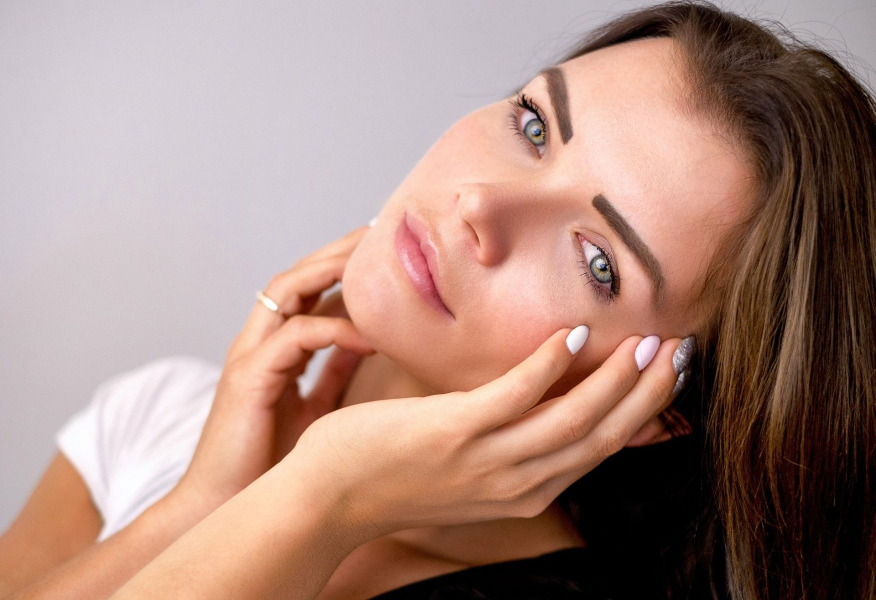
#> input picture archief/afbeeldingen/skincare-special.jpg, 1751 x 1200 px (shown at 1/2 size)
$ python build.py
#> lines starting #> are read from the running program, lines starting #| are printed output that depends on the picture
#!/usr/bin/env python3
"""Bouwt de statische website van Wendy's Schoonheidssalon naar ./public.

Gebruik:  python3 build.py
Alle teksten en prijzen staan hieronder in dit bestand; pas ze hier aan en
draai het script opnieuw. Er zijn geen externe pakketten nodig.
"""
from __future__ import annotations

import datetime
import html
import json
import re
import shutil
from pathlib import Path

from PIL import Image  # pip install pillow

ROOT = Path(__file__).parent
OUT = ROOT / "public"
ARCHIEF = ROOT / "archief" / "afbeeldingen"
VANDAAG = datetime.date.today().isoformat()
SITE = "https://www.salonwendy.nl"

# ---------------------------------------------------------------- gegevens
SALON = {
    "naam": "Wendy's Schoonheidssalon",
    "straat": "Uiverstraat 39",
    "postcode": "7574 BA",
    "plaats": "Oldenzaal",
    "tel": "0541 538 153",
    "tel_link": "+31541538153",
    "mail": "info@salonwendy.nl",
    "maps": "https://www.google.com/maps/search/?api=1&query=Uiverstraat+39+7574+BA+Oldenzaal",
}
HENNA_PRIJS = "€ 24,00"
GA4_ID = "G-06DQ66QK3J"  # Google Analytics 4 metings-ID

GROEPEN = [
    {
        "slug": "korte-behandelingen",
        "header": "header-kort.jpg",
        "titel": "Korte behandelingen",
        "kort": "Korte behandeling",
        "hero": "Je huid ziet er na de behandeling <em>stralend</em> uit",
        "intro": "Weinig tijd, wel toe aan een frisse huid? Kies een korte gezichtsbehandeling van 30 of 40 minuten.",
        "kaart": "Een frisse, zuivere huid in 30 of 40 minuten.",
        "vanaf": "€ 32,00",
        "duur": "30 – 40 min",
        "icon": "drop",
        "foto": "card-kort.jpg",
        "items": [
            ("Cucumber treatment", "Mooi, voor de jonge huid", "€ 32,00", "30 minuten", [
                "In deze korte behandeling wordt je huid goed gereinigd. Je wenkbrauwen worden geëpileerd en onzuiverheden en gerstekorrels worden verwijderd.",
                "Tot slot wordt een beschermende en verfrissende 24-uurs crème met komkommerextract aangebracht.",
            ]),
            ("Purifying treatment", "Zuiver, voor de onzuivere / acne huid", "€ 35,50", "40 minuten", [
                "In deze behandeling wordt gewerkt met tea tree producten en er wordt een intensieve peeling gedaan. Wenkbrauwen worden geëpileerd en onzuiverheden worden verwijderd.",
                "Een reinigend en herstellend kleimasker zorgt ervoor dat de huid er weer rustiger uitziet.",
            ]),
        ],
    },
    {
        "slug": "huidverzorgende-behandelingen",
        "header": "header-huidverzorging.jpg",
        "titel": "Huidverzorgende behandelingen",
        "kort": "Huidverzorgend",
        "hero": "Na een huidverzorgende behandeling zie je er weer <em>stralend</em> uit",
        "intro": "Kies uit drie heerlijke huidverzorgende behandelingen van 60 minuten, elk met een ontspannende massage en een masker.",
        "kaart": "Drie verzorgende behandelingen met massage en masker.",
        "vanaf": "€ 51,50",
        "duur": "60 min",
        "icon": "leaf",
        "foto": "card-huidverzorging.jpg",
        "items": [
            ("Aloë Vera treatment", "Hydraterend en herstellend", "€ 51,50", "60 minuten", [
                "Tijdens deze behandeling geniet je van een heerlijke reiniging en een fijne scrub. Je wenkbrauwen worden geëpileerd en onzuiverheden worden verwijderd.",
                "Er wordt gewerkt met producten die een hoge concentratie aloë vera bevatten. Aloë vera werkt sterk hydraterend en herstellend. Na een heerlijke ontspannende massage en een masker ziet je huid er weer stralend uit.",
            ]),
            ("Sensitive & Calming treatment", "Verzachtend en verzorgend", "€ 51,50", "60 minuten", [
                "Deze behandeling begint met een zachte oppervlakte- en dieptereiniging. Wenkbrauwen worden geëpileerd en onzuiverheden worden verwijderd.",
                "Er wordt gewerkt met producten die azuleen bevatten, de actieve werkstof uit kamilleolie. Die werkt verzachtend en ontstekingsremmend en maakt deze behandeling geschikt voor de gevoelige, zeer gevoelige en onzuivere huid. Het masker wordt afgestemd op de huidconditie en natuurlijk krijg je ook een heerlijke ontspannende massage.",
            ]),
            ("Royal Jelly treatment", "Activerend, verbetert de algehele conditie van de huid", "€ 51,50", "60 minuten", [
                "Er wordt gestart met een zachte reiniging gevolgd door een fijne scrub. Vervolgens worden wenkbrauwen geëpileerd en onzuiverheden verwijderd.",
                "De Royal Jelly serie is gebaseerd op natuurlijke gelei royale: de koninginnegelei die de bijenkoningin tot voedsel dient. Dit rijke werkstofcomplex zorgt voor een betere doorbloeding, verbeterde elasticiteit en een gladdere, strakkere huid. Na een ontspannende massage en een masker ziet de huid er gezond en fris uit.",
            ]),
        ],
    },
    {
        "slug": "huidverbeterende-en-ontspannende-behandelingen",
        "header": "header-huidverbetering.jpg",
        "titel": "Huidverbeterende & ontspannende behandelingen",
        "kort": "Huidverbeterend",
        "hero": "Geniet en ontspan van deze <em>heerlijke</em> behandelingen",
        "intro": "Twee uitgebreide behandelingen van 80 minuten die je huid zichtbaar verbeteren én je helemaal tot rust laten komen.",
        "kaart": "Uitgebreid verwennen én zichtbaar resultaat.",
        "vanaf": "€ 61,50",
        "duur": "80 min",
        "icon": "sparkle",
        "foto": "card-huidverbetering.jpg",
        "items": [
            ("Myoxinol anti-wrinkle treatment", "Vermindert rimpels & revitaliseert", "€ 61,50", "80 minuten", [
                "Je geniet van een goede reiniging en een fijne scrub. Nadat je wenkbrauwen zijn geëpileerd en onzuiverheden zijn verwijderd, volgt een heerlijke, ontspannende lomi lomi massage van gelaat, nek, schouders en armen. Een voedend masker wordt aangepast aan je huidtype.",
                "De belangrijkste werkstoffen zijn Myoxinol, hibiscus en verschillende vitaminen. Myoxinol bestrijdt rimpels op een vergelijkbare manier als botox, maar is plantaardig en onschadelijk. De huid wordt gladder en krijgt een jonge, frisse uitstraling.",
            ]),
            ("Caviar Gold treatment", "Hydraterend & herstructurerend", "€ 61,50", "80 minuten", [
                "Deze behandeling begint met een warm voetenbad en een nek- en schoudermassage, eventueel ook van de hoofdhuid. Daarna volgt de gezichtsbehandeling: een zachte reiniging, een heerlijke scrub, epileren van de wenkbrauwen en het verwijderen van onzuiverheden.",
                "Vervolgens geniet je van een ontspannende gelaatsmassage met de ‘precious gold honey’ massagecrème, gevolgd door een voedend masker. Als afsluiting wordt de caviar age defense cream aangebracht. Kaviaarextract, hyaluronzuur en plantaardige extracten activeren de vernieuwing van de huid; hyaluronzuur werkt bovendien sterk hydraterend.",
            ]),
        ],
    },
    {
        "slug": "aromatherapie",
        "header": "header-aroma.jpg",
        "titel": "Aromatherapie",
        "kort": "Aromatherapie",
        "hero": "Geniet van een <em>unieke</em> geurbeleving",
        "intro": "Twee aromatherapiebehandelingen voor het gezicht met de 100% natuurlijke producten van Chi. Geur, warmte en aanraking brengen lichaam en geest in balans.",
        "kaart": "Een bijzondere geurbeleving met warme stenen en Chi-oliën.",
        "vanaf": "€ 51,50",
        "duur": "60 / 85 min",
        "icon": "flower",
        "foto": "card-aroma.jpg",
        "items": [
            ("A touch of Roses, Lavender of Happiness", "Heerlijke geurbeleving en ontspanning", "€ 51,50", "60 minuten", [
                "In deze behandeling staan geurbeleving en ontspanning voorop. Er wordt gereinigd met een zachte olie, gevolgd door een dieptereiniging met honing. Een lange massage met onder andere zachte penselen en warme stenen zorgt voor ultieme ontspanning. Je sluit af met een verzorgend masker.",
                "Je kiest zelf je geur: rozen, lavendel of sinaasappel met mandarijn en vanille.",
            ]),
            ("Special Wellness", "Ontspanning van lichaam en geest, aangepast aan het seizoen", "€ 62,00", "85 minuten", [
                "Een cadeautje voor jezelf! Puur genieten en ontspannen, dat is wat deze behandeling je geeft. Elke twee tot drie maanden wordt de samenstelling aangepast met geuren die bij het seizoen passen.",
                "Er worden verschillende massages gegeven, bijvoorbeeld van rug, hoofdhuid of armen; de gezichtsmassage hoort er altijd bij. Soms is er een heerlijk voetenbad of wordt de rug gescrubd. Alle producten zijn van Chi en worden door Wendy zelf bereid: een basisolie gemengd met etherische oliën die elk een eigen positief effect hebben op lichaam en geest.",
            ]),
        ],
    },
]

GEUREN = [
    ("scent-rose", "rose", "A touch of Roses", "Rozenkwarts",
     "Liefde, zachtheid en een gevoel van harmonie en warmte. Kalmerend en regenererend, ook voor de zeer gevoelige huid. Laat je zorgen los."),
    ("scent-lavender", "lavender", "A touch of Lavender", "Amethist",
     "Zeer rustgevend: lichaam en geest komen in balans. Verzorgend en verzachtend, geschikt voor veel huidtypen, ook de vette huid. Heerlijk bij stress."),
    ("scent-happy", "citrus", "A touch of Happiness", "Oranje calciet",
     "Sinaasappel, mandarijn en vanille laten je de zonnige kant van het leven zien. Stimulerend, verwarmend en ontspannend. Geniet van het leven!"),
]

LOSSE_ONDERDELEN = ["Epileren / harsen wenkbrauwen", "Harsen bovenlip", "Harsen kin / kaakgebied", "Verven wimpers", "Verven wenkbrauwen"]
PRIJS_ONDERDELEN = [("Eén onderdeel", "€ 14,00"), ("Twee onderdelen", "€ 18,00"), ("Drie onderdelen", "€ 21,00"),
                    ("Vier onderdelen", "€ 26,00"), ("Vijf onderdelen", "€ 31,50")]
COMBI = [("Eerste onderdeel", "+ € 5,50"), ("Elk volgend onderdeel", "+ € 1,50")]
HARSEN = [("Onderbenen", "€ 29,50"), ("Hele benen (incl. liezen)", "€ 39,50"), ("Armen", "€ 21,50"),
          ("Oksels", "€ 19,50"), ("Armen en oksels", "€ 35,50")]
NAGELS = [("Gellak", "€ 26,50"), ("Verwijderen gellak", "€ 13,50")]

NAV = [
    ("/gezichtsbehandelingen/", "Gezicht"),
    ("/overige_behandelingen/", "Harsen & verven"),
    ("/henna-wenkbrauwen/", "Henna"),
    ("/nagels/", "Nagels"),
    ("/prijzen/", "Prijzen"),
    ("/kadobon/", "Kadobon"),
    ("/contact/", "Contact"),
]
# uitklapmenu onder "Gezicht" (wordt na GROEPEN gevuld)
NAV_SUB = {}

# ---------------------------------------------------------------- iconen
def svg(body: str, vb: str = "0 0 24 24", extra: str = "") -> str:
    return (f'<svg viewBox="{vb}" fill="none" stroke="currentColor" stroke-width="1.4" '
            f'stroke-linecap="round" stroke-linejoin="round" aria-hidden="true"{extra}>{body}</svg>')

ICONS = {
    "phone": svg('<path d="M5 3.5h3.2l1.6 4.2-2 1.4a11 11 0 0 0 7.1 7.1l1.4-2 4.2 1.6V19a1.6 1.6 0 0 1-1.7 1.6A16.6 16.6 0 0 1 3.4 5.2 1.6 1.6 0 0 1 5 3.5Z"/>'),
    "mail": svg('<rect x="3" y="5.5" width="18" height="13" rx="2"/><path d="m3.5 7 8.5 6.2L20.5 7"/>'),
    "pin": svg('<path d="M12 21s-6.5-5.6-6.5-11a6.5 6.5 0 0 1 13 0c0 5.4-6.5 11-6.5 11Z"/><circle cx="12" cy="10" r="2.4"/>'),
    "clock": svg('<circle cx="12" cy="12" r="8.5"/><path d="M12 7.5V12l3 2"/>'),
    "check": svg('<circle cx="12" cy="12" r="9"/><path d="m8 12.3 2.7 2.7L16 9.6"/>'),
    "heart": svg('<path d="M12 20s-7.5-4.6-7.5-10.2A4.3 4.3 0 0 1 12 7.3a4.3 4.3 0 0 1 7.5 2.5C19.5 15.4 12 20 12 20Z"/>'),
    "info": svg('<circle cx="12" cy="12" r="9"/><path d="M12 11v5.5M12 7.8v.2"/>'),
    "arrow": svg('<path d="M5 12h14M13 6l6 6-6 6"/>'),
    "drop": svg('<path d="M12 3.2s6 6.6 6 11a6 6 0 0 1-12 0c0-4.4 6-11 6-11Z"/><path d="M9.2 14.6a2.9 2.9 0 0 0 2.6 2.6"/>'),
    "leaf": svg('<path d="M5 19c0-8 5-13.5 14-14 .4 9-5 14.4-13 14"/><path d="M5 19c3-4 6-6.5 9.5-8.5"/>'),
    "sparkle": svg('<path d="M12 3.5c.6 4.2 2.3 5.9 6.5 6.5-4.2.6-5.9 2.3-6.5 6.5-.6-4.2-2.3-5.9-6.5-6.5 4.2-.6 5.9-2.3 6.5-6.5Z"/><path d="M18.5 15.5c.3 1.7 1 2.4 2.5 2.7-1.6.3-2.3 1-2.5 2.6-.3-1.6-1-2.3-2.6-2.6 1.6-.3 2.3-1 2.6-2.7Z"/>'),
    "flower": svg('<circle cx="12" cy="10" r="2"/><path d="M12 8c-1.5-3 0-5 0-5s1.5 2 0 5ZM14 10c3-1.5 5 0 5 0s-2 1.5-5 0ZM10 10c-3-1.5-5 0-5 0s2 1.5 5 0ZM12 12c1.6 2.7.6 4.6.6 4.6M12 12c-1.6 2.7-.6 4.6-.6 4.6"/><path d="M12 16.6V21M12 19c1.8-1.7 3.6-1.8 3.6-1.8M12 19.6c-1.8-1.7-3.6-1.8-3.6-1.8"/>'),
    "wax": svg('<path d="M7 20c-1.5-6 0-11 5-16 5 5 6.5 10 5 16Z"/><path d="M9.5 16.5c.2-2.6 1-4.6 2.5-6.5"/>'),
    "brow": svg('<path d="M3 13c3.5-4.5 10-6 18-3"/><path d="M3 13c4-2.6 10-3.4 18-3"/><path d="M7 17.5c1.6 1.2 3.4 1.8 5 1.8s3.4-.6 5-1.8"/><circle cx="12" cy="17" r="1.3"/>'),
    "nail": svg('<path d="M8 21v-9a4 4 0 0 1 8 0v9"/><path d="M9.5 12a2.5 2.5 0 0 1 5 0v3.5h-5Z"/><path d="M6 21h12"/>'),
    "gift": svg('<rect x="3.5" y="9" width="17" height="11.5" rx="1.5"/><path d="M3 9h18v-3H3ZM12 6v14.5M12 6S10.5 2.5 8 3.2C6 3.8 7 6 12 6ZM12 6s1.5-3.5 4-2.8C18 3.8 17 6 12 6Z"/>'),
    "back": svg('<path d="M5 20c1-6 3.5-9 7-9s6 3 7 9"/><path d="M12 11c-2.4 0-4-2-4-4.2a4 4 0 0 1 8 0C16 9 14.4 11 12 11Z"/><path d="M12 13.5V20"/>'),
    "rose": svg('<path d="M12 13c-3.3 0-5-2.2-5-5 2 .8 3.4.5 5-1.5 1.6 2 3 2.3 5 1.5 0 2.8-1.7 5-5 5Z"/><path d="M12 6.5c-.8-1.2-.6-2.6.3-3.5M9.5 9.2c1 .8 3.6.9 5-.4"/><path d="M12 13v8M12 17c-2-.3-3.6-1.5-4.2-3.2M12 18.5c1.8-.4 3.2-1.6 3.8-3"/>'),
    "lavender": svg('<path d="M12 21V8"/><path d="M12 9c-1.2-.4-1.6-1.6-1-2.6M12 9c1.2-.4 1.6-1.6 1-2.6M12 6.2c-1-.5-1.2-1.6-.5-2.4M12 6.2c1-.5 1.2-1.6.5-2.4M12 3.4V2.6M12 12c-1.3-.3-1.9-1.5-1.3-2.6M12 12c1.3-.3 1.9-1.5 1.3-2.6"/><path d="M12 17c-2.2-.5-3.8-2.2-4-4.5M12 18c2-.6 3.4-2 3.8-4"/>'),
    "citrus": svg('<circle cx="12" cy="13" r="7.5"/><circle cx="12" cy="13" r="5"/><path d="M12 8v10M7 13h10M8.5 9.5l7 7M15.5 9.5l-7 7"/><path d="M12 5.5c.5-2 2-3 4-3"/>'),
    "stone": svg('<path d="M4 15c0-4 3.5-8 8-8s8 3 8 7-3.5 5.5-8 5.5S4 18.5 4 15Z"/><path d="M8 12c1.2-1.6 3-2.3 5-2"/>'),
    "calendar": svg('<rect x="3.5" y="5" width="17" height="15.5" rx="2"/><path d="M3.5 10h17M8 3v4M16 3v4"/>'),
}

LOGO = svg(
    '<circle cx="24" cy="24" r="22.5" stroke-width="1"/>'
    '<path d="M24 37V20" stroke-width="1.2"/>'
    '<path d="M24 22c-2.6-4.8-1.8-9.2 0-12.4 1.8 3.2 2.6 7.6 0 12.4Z"/>'
    '<path d="M24 26c-4.6-.4-8.2-3.4-9.4-7.6 4.4-.6 8 1.6 9.4 7.6ZM24 26c4.6-.4 8.2-3.4 9.4-7.6-4.4-.6-8 1.6-9.4 7.6Z"/>'
    '<path d="M24 31.5c-3.8.6-7.2-1.2-8.8-4.4 3.6-1.2 7 .2 8.8 4.4ZM24 31.5c3.8.6 7.2-1.2 8.8-4.4-3.6-1.2-7 .2-8.8 4.4Z"/>',
    vb="0 0 48 48", extra=' class="logo-mark"')

BOTANICAL = (
    '<svg class="botanical" viewBox="0 0 400 500" fill="none" stroke="currentColor" stroke-width="1.2" '
    'stroke-linecap="round" aria-hidden="true" preserveAspectRatio="xMidYMax meet">'
    '<path d="M200 500C200 380 196 300 210 180"/>'
    '<path d="M200 430c-40-8-78-40-90-92 50 6 82 40 90 92Z"/>'
    '<path d="M202 380c42-10 74-46 80-96-46 10-74 44-80 96Z"/>'
    '<path d="M203 320c-34-10-60-40-64-82 40 8 62 38 64 82Z"/>'
    '<path d="M206 262c30-12 52-40 54-76-36 10-54 38-54 76Z"/>'
    '<path d="M208 210c-22-12-36-34-34-62 26 10 38 32 34 62Z"/>'
    '<path d="M210 180c4-22 14-38 30-48-2 22-12 38-30 48Z"/>'
    '<path d="M110 500c0-60 6-110 40-160"/>'
    '<path d="M126 430c-30-2-52-22-58-52 30 2 52 22 58 52ZM138 382c24-8 40-28 42-56-26 6-40 28-42 56Z"/>'
    '<path d="M300 500c4-50 0-100-28-150"/>'
    '<path d="M296 440c28-6 46-28 48-58-28 6-46 28-48 58ZM284 392c-24-6-40-26-42-52 24 4 40 24 42 52Z"/>'
    '<circle cx="240" cy="128" r="3"/><circle cx="174" cy="146" r="3"/><circle cx="150" cy="338" r="2.4"/>'
    '</svg>')

ROTATING = (
    '<svg class="spin" viewBox="0 0 120 120" aria-hidden="true" style="color:#e73b73">'
    '<defs><path id="c" d="M60 60m-46 0a46 46 0 1 1 92 0a46 46 0 1 1-92 0"/></defs>'
    '<text font-family="Roboto, sans-serif" font-weight="500" font-size="8" letter-spacing="2.2" fill="currentColor">'
    '<textPath href="#c">GEZICHT · LICHAAM · GEEST · OLDENZAAL ·</textPath></text>'
    '<path d="M60 48c-3 6-3 18 0 24 3-6 3-18 0-24Z" fill="none" stroke="currentColor" stroke-width="1"/></svg>')

e = html.escape

# ---------------------------------------------------------------- afbeeldingen
# naam op de site -> origineel (maximale resolutie) in archief/afbeeldingen
IMAGES = {
    "hero-home": "skincare-special.jpg",
    "landschap": "landschap.jpg",
    "header-gezicht": "header-gezichtsbehandelingen.jpg",
    "header-kort": "header-gezichtsbehandeling.jpg",
    "header-huidverzorging": "zuiver-gezichtsbehandeling.jpg",
    "header-huidverbetering": "header-strand.jpg",
    "header-aroma": "lavendel-field.jpg",
    "header-benen": "header-benen-uit-auto.jpg",
    "header-kadobon": "kadobon-salon-wendy.jpg",
    "header-henna": "henna-eyebrow.jpg",
    "header-nagels": "nail-art.jpg",
    "henna-voor": "henna-voor.jpg",
    "henna-na": "henna-na.jpg",
    "aroma-olie": "essential-oil-aroma.jpg",
    "card-gezicht": "gezicht-beauty.jpg",
    "card-benen": "card-benen.jpg",
    "card-henna": "henna-wenkbrauw.jpg",
    "card-kort": "gezichtsbehandeling_192984281-AS.jpeg",
    "card-huidverzorging": "huidverzorging_288276290-AS.jpeg",
    "card-huidverbetering": "huid_187904763.jpeg",
    "card-aroma": "bloemen-geuren-ruiken_15290929.jpeg",
}
ALT = {
    "hero-home": "Vrouw met een stralende, verzorgde huid na een gezichtsbehandeling bij Wendy's Schoonheidssalon",
    "landschap": "Lavendelveld bij zonsondergang: genieten van totale ontspanning en heerlijke aroma's",
    "header-gezicht": "Vrouw ontspant tijdens een gezichtsbehandeling in de schoonheidssalon",
    "header-kort": "Korte gezichtsbehandeling met reinigend masker",
    "header-huidverzorging": "Verzorgende gezichtsbehandeling voor een stralende huid",
    "header-huidverbetering": "Ontspannen en stralend na een huidverbeterende behandeling",
    "header-aroma": "Lavendelveld: aromatherapie met lavendel, rozen en citrus",
    "header-benen": "Gladde benen na harsen bij Wendy's Schoonheidssalon",
    "header-kadobon": "Feestelijk verpakte kadobon van Wendy's Schoonheidssalon",
    "header-henna": "Volle, strakke wenkbrauwen met henna",
    "header-nagels": "Mooie nagels met gellak",
    "henna-voor": "Wenkbrauw vóór de henna wenkbrauwen behandeling",
    "henna-na": "Wenkbrauw ná de henna wenkbrauwen behandeling: voller en strakker",
    "aroma-olie": "Aromatherapie met pure etherische olie en bloemen",
    "card-gezicht": "Ontspannende gezichtsmassage tijdens een gezichtsbehandeling in Oldenzaal",
    "card-benen": "Gladde benen na harsen",
    "card-henna": "Close-up van een mooi gevormde wenkbrauw",
    "card-kort": "Korte gezichtsbehandeling met masker",
    "card-huidverzorging": "Huidverzorgende gezichtsbehandeling met reiniging",
    "card-huidverbetering": "Huidverbeterende gezichtsbehandeling door de schoonheidsspecialiste",
    "card-aroma": "Vrouw geniet van de geur van bloemen tijdens aromatherapie",
}
BREEDTES = (480, 800, 1200, 1600, 1920, 2400)
SIZES = {}  # naam -> (breedte, hoogte, [breedtes])


def make_images() -> None:
    """Maakt WebP-varianten (tot en met de originele resolutie) + een JPG op volle grootte."""
    doel = OUT / "img"
    doel.mkdir(parents=True, exist_ok=True)
    for naam, bron in IMAGES.items():
        im = Image.open(ARCHIEF / bron).convert("RGB")
#> im is the input picture: PIL image 1751x1200 RGB; mean R, G, B 168.9, 137.6, 127.5
        w, h = im.size
        ws = sorted({b for b in BREEDTES if b < w} | {w})
        for b in ws:
            v = im if b == w else im.resize((b, round(h * b / w)), Image.LANCZOS)
            v.save(doel / f"{naam}-{b}.webp", "WEBP", quality=82, method=6)
#> this loop made 5 passes
#> pass 1, in make_images, `v = im if b == w else im.resize((b, round(h * b / w)), Image.LANCZOS)`:
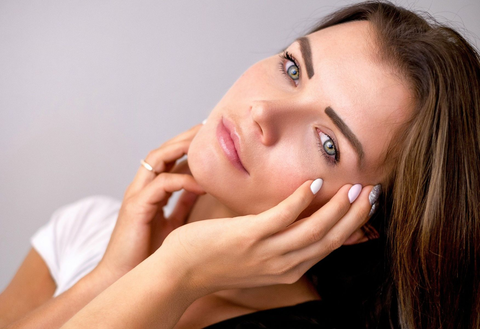
#> v: PIL image 480x329 RGB; mean R, G, B 168.9, 137.6, 127.5
#> (the rest of the program and of its run is left out)
